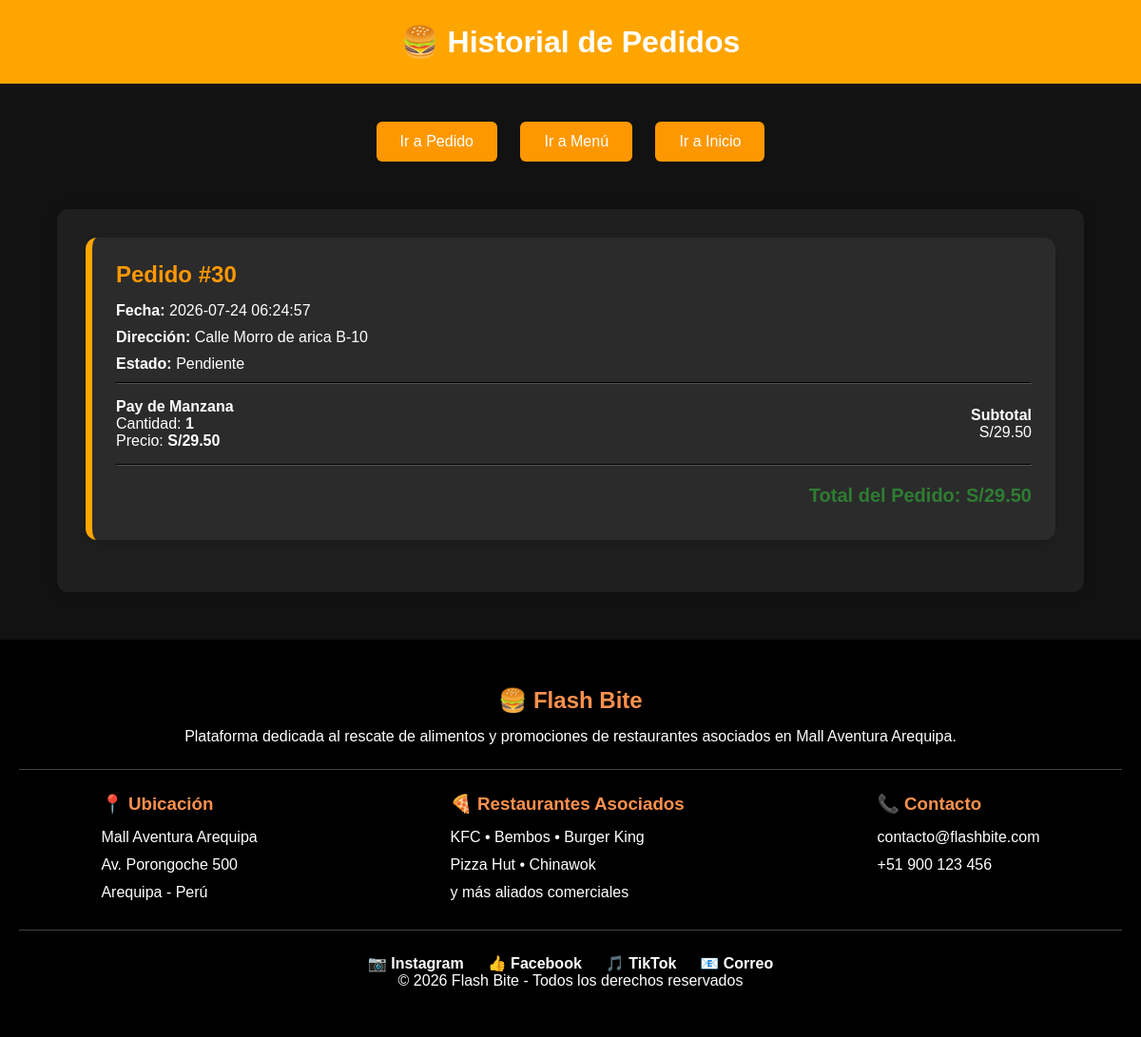
/pedidos.php (signed in), run on the app's committed database.
### tables this page shows
CREATE TABLE `pedidos` (
  `id_pedido` int(11) NOT NULL,
  `id_usuario` int(11) NOT NULL,
  `direccion_entrega` varchar(200) DEFAULT NULL,
  `fecha` datetime DEFAULT current_timestamp(),
  `estado` varchar(30) DEFAULT 'Pendiente'
);

CREATE TABLE `detalle_pedido` (
  `id_detalle` int(11) NOT NULL,
  `id_pedido` int(11) NOT NULL,
  `id_producto` int(11) NOT NULL,
  `tipo` enum('producto','combo') NOT NULL,
  `cantidad` int(11) NOT NULL,
  `precio` decimal(8,2) DEFAULT NULL
);

CREATE TABLE `productos` (
  `id_producto` int(11) NOT NULL,
  `nombre` varchar(100) NOT NULL,
  `descripcion` varchar(200) DEFAULT NULL,
  `precio_original` decimal(8,2) DEFAULT NULL,
  `precio_descuento` decimal(8,2) DEFAULT NULL,
  `stock` int(11) DEFAULT 0,
  `imagen` varchar(255) DEFAULT NULL,
  `es_oferta` tinyint(1) NOT NULL DEFAULT 0
);

### pedidos.php (the view, shortened to what this page needs)
<?php
include("conexion/conexion.php");
$idUsuario = $_SESSION["id_usuario"];
$modo = "claro";
if(isset($_SESSION["modo"])){
    $modo = $_SESSION["modo"];
}
$sqlPedidos = "
SELECT *
FROM pedidos
WHERE id_usuario='$idUsuario'
ORDER BY id_pedido DESC
";
$resultadoPedidos = mysqli_query($conexion, $sqlPedidos);
?>
<!DOCTYPE html>
<html lang="es">
<head>
<body class="<?= ($modo == "oscuro") ? "dark" : "" ?>">
<header>
    <h1>🍔 Historial de Pedidos</h1>
</header>
<div class="enlaces">
<a href="form_pedido.php">
Ir a Pedido
</a>
<a href="menu.php">
Ir a Menú
</a>
<a href="index.php">
Ir a Inicio
</a>
</div>
<div class="contenedor">
<?php
if(mysqli_num_rows($resultadoPedidos)>0){
    while($pedido = mysqli_fetch_assoc($resultadoPedidos)){
?>
<div class="pedido">
    <h2>
        Pedido #<?php echo $pedido["id_pedido"]; ?>
    </h2>
    <p>
        <strong>Fecha:</strong>
        <?php echo $pedido["fecha"]; ?>
    </p>
    <p>
        <strong>Dirección:</strong>
        <?php echo $pedido["direccion_entrega"]; ?>
    </p>
    <p>
        <strong>Estado:</strong>
        <?php echo $pedido["estado"]; ?>
    </p>
    <hr>
<?php
$idPedido = $pedido["id_pedido"];
$sqlDetalle = "
SELECT *
FROM detalle_pedido
WHERE id_pedido='$idPedido'
";
$resultadoDetalle = mysqli_query($conexion,$sqlDetalle);
while($detalle = mysqli_fetch_assoc($resultadoDetalle)){
    $tipo = $detalle["tipo"];
    $idProducto = $detalle["id_producto"];
    $cantidad = $detalle["cantidad"];
    $precio = $detalle["precio"];
    if($tipo=="producto"){
        $sqlProducto="
        SELECT *
        FROM productos
        WHERE id_producto='$idProducto'
        ";
    }else{
        $sqlProducto="
        SELECT *
        FROM combos
        WHERE id_combo='$idProducto'
        ";
    }
    $resultadoProducto = mysqli_query($conexion,$sqlProducto);
    if($producto = mysqli_fetch_assoc($resultadoProducto)){
        $subtotal = $cantidad * $precio;
?>
<div class="producto">
    <div>
        <strong>
            <?php echo $producto["nombre"]; ?>
        </strong>
        <br>
        Cantidad:
        <strong>
            <?php echo $cantidad; ?>
        </strong>
        <br>
        Precio:
        <strong>
            S/<?php echo number_format($precio,2); ?>
        </strong>
    </div>
    <div style="text-align:right;">
        <strong>
            Subtotal
        </strong>
        <br>
        S/<?php echo number_format($subtotal,2); ?>
    </div>
</div>
<hr>
<?php
    }
}
$sqlTotal = "
SELECT
SUM(cantidad * precio) AS total
FROM detalle_pedido
WHERE id_pedido='$idPedido'
";
$resultadoTotal = mysqli_query($conexion,$sqlTotal);
$filaTotal = mysqli_fetch_assoc($resultadoTotal);
$totalPedido = $filaTotal["total"];
?>
<p
style="
text-align:right;
font-size:20px;
margin-top:20px;
color:#2e7d32;
">
<strong>
Total del Pedido:
S/<?php echo number_format($totalPedido,2); ?>
</strong>
</p>
</div>
<?php
    }
}
?>
</div>
            <footer>
        <div class="footer-contenido">
            <h2>🍔 Flash Bite</h2>
            <p>
                Plataforma dedicada al rescate de alimentos y promociones
                de restaurantes asociados en Mall Aventura Arequipa.
            </p>
            <hr>
            <div class="footer-info">
                <div>
                    <h3>📍 Ubicación</h3>
                    <p>
                        Mall Aventura Arequipa<br>
                        Av. Porongoche 500<br>
                        Arequipa - Perú
                    </p>
                </div>
                <div>
                    <h3>🍕 Restaurantes Asociados</h3>
                    <p>
                        KFC • Bembos • Burger King<br>
                        Pizza Hut • Chinawok<br>
                        y más aliados comerciales
                    </p>
                </div>
                <div>
                    <h3>📞 Contacto</h3>
                    <p>
                        contacto@flashbite.com<br>
                        +51 900 123 456
                    </p>
                </div>
            </div>
            <hr>
            <div class="redes">
                <a href="#">📷 Instagram</a>
                <a href="#">👍 Facebook</a>
                <a href="#">🎵 TikTok</a>
                <a href="#">📧 Correo</a>
            </div>
            <p class="copyright">
                © 2026 Flash Bite - Todos los derechos reservados
            </p>
        </div>
    </footer>
</body>
</html>

### pedidos.php (style rules this page uses)
* { margin:0; padding:0; box-sizing:border-box; }
body { font-family:Arial, Helvetica, sans-serif; background:#f2f2f2; color:#333; }
header { background:orange; color:white; padding:25px; text-align:center; }
header h1 { font-size:32px; }
.contenedor { width:90%; max-width:1200px; margin:40px auto; background:white; padding:30px; border-radius:12px; box-shadow:0 0 15px rgba(0,0,0,.2); }
.pedido { background:white; padding:25px; margin-bottom:25px; border-left:7px solid orange; border-radius:12px; box-shadow:0 4px 10px rgba(0,0,0,.15); }
.pedido h2 { color:orangered; margin-bottom:15px; }
.pedido p { margin:10px 0; }
.producto { display:flex; justify-content:space-between; align-items:center; padding:15px 0; }
.producto strong { color:#333; }
.enlaces { text-align:center; margin-top:30px; }
.enlaces a { display:inline-block; background:orange; color:white; padding:12px 25px; margin:10px; border-radius:6px; text-decoration:none; transition:.3s; }
footer { background:#1f1f1f; color:white; padding:50px 20px; margin-top:50px; }
.footer-contenido { max-width:1200px; margin:auto; text-align:center; }
.footer-contenido h2 { color:#ff914d; margin-bottom:15px; }
.footer-contenido hr { border:none; height:1px; background:#444; margin:25px 0; }
.footer-info { display:flex; justify-content:space-around; gap:30px; flex-wrap:wrap; text-align:left; }
.footer-info h3 { color:#ff914d; margin-bottom:10px; }
.footer-info p { line-height:1.8; }
.redes { display:flex; justify-content:center; gap:25px; flex-wrap:wrap; margin-top:20px; }
.redes a { color:white; text-decoration:none; font-weight:bold; transition:.3s; }
.dark { background:#121212; color:white; }
.dark .contenedor { background:#1f1f1f; color:white; }
.dark .pedido { background:#2b2b2b; color:white; border-left:7px solid orange; }
.dark .pedido h2 { color:#ff9800; }
.dark .producto strong { color:white; }
.dark hr { border-color:#555; }
.dark .enlaces a { background:#ff9800; }
.dark footer { background:#000; }

### data on the page
pedidos: id_pedido "30", fecha "2026-07-24 06:24:57", direccion_entrega "Calle Morro de arica B-10", estado "Pendiente", totalPedido "29.50"
detalle_pedido: id_producto.nombre "Pay de Manzana", cantidad "1", precio "29.50"
